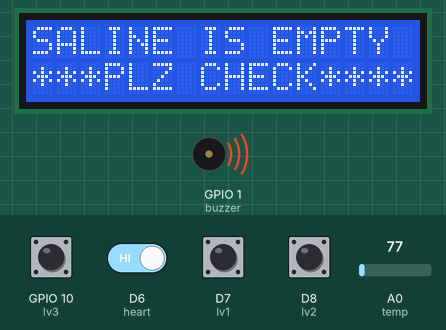
This sketch was run on a simulated ESP8266 (NodeMCU). On the bench: 16×2 character LCD, buzzer (waves = sounding, pin HIGH). The test bench sets the inputs (shaded band); at power-on: D6 (heart), D7 (lv1), D8 (lv2), GPIO 10 (lv3) HIGH, A0 (temp) = 77. WiFi joins after 1.5 s; servers stay silent unless stated; uploads are accepted with an empty reply; random numbers use the default seed unless the sketch sets one; what the sketch prints to the serial monitor is not drawn.

Above: at 5.6 s.
5.7 s: D6 (heart) driven LOW
At 13.2 s:
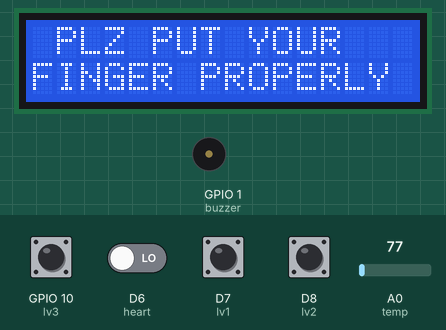
18.6 s: A0 (temp) set to 177
32.3 s: A0 (temp) set to 193
At 45.8 s:
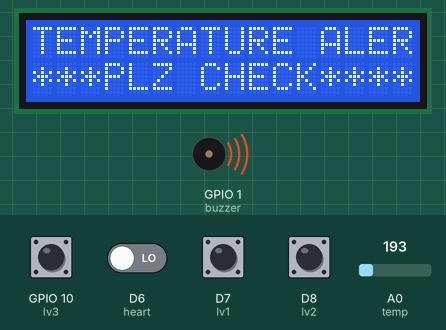
46.1 s: D6 (heart) driven HIGH
At 55.4 s:
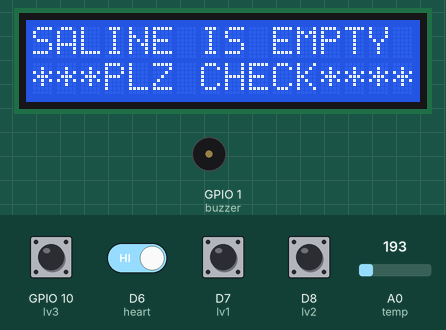
Timing chart, 0 to 55.6 s (numbered marks = the images above; inputs shaded):
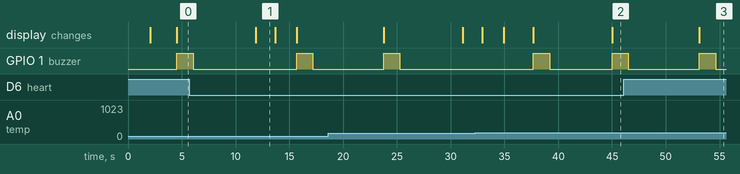

Measured:
- the behaviour switches between 184 and 185 on A0 (temp) (found by bisection; images 1 and 2)
- after the input at 5.7 s, the display: changes after 6.2 s (image 1)
- what the display in image 1 shows lasts 1.8 s, from 11.9 s to 13.7 s

The sketch:

health_monitoring_with_3_levels.ino
```cpp
/*
 * heart patient monitoring system
 *  * hotspot name : project12
 * hotspot possword : project123456
 */

#include <ESP8266WiFi.h>
#include <ESP8266HTTPClient.h>
#include <LiquidCrystal.h>
#include <String.h>


LiquidCrystal lcd (D0,D1,D2,D3,D4,D5);

// WiFi parameters to be configured
const char* ssid = "project12"; // Hoofdlettergevoelig
const char* password = "project123456"; // Hoofdlettergevoelig

String a = "http://sms.scubedigi.com/api.php?username=Mydreamacd&password=Mydre@m123&to=9652490222&from=MYDREM&message=";
String msg = "\0";
String r = "http://projectsiot.xyz/IoTProjects/PatientHealth/upload.php?a=";
String rs = "\0";
#define buzzer 1
#define temp A0
#define heart D6
#define lv1 D7
#define lv2 D8
#define lv3 10

String hbvalue = "\0";

float temp1=0.0;
String gas1 = "\0";
String lv = "\0";
String otp[11] = {"62","72","71","75","97","79","92","79","95","83","99"} ;
unsigned int no = 0;
unsigned hb = 0;
unsigned temp2 = 0;

void beep()
{
   digitalWrite(buzzer, HIGH);
   delay(1500);
    digitalWrite(buzzer, LOW);
    delay(100);
}
void showprojectname ()
{
  lcd.clear();
    lcd.setCursor(0,0);
    lcd.print("PATIENT HEALTH ");
    lcd.setCursor(0,1);
    lcd.print("MONITORING SYSTEM");
  delay(2000);
}

void setup() {
  // put your setup code here, to run once:
Serial.begin(9600);
  lcd.begin(16,2);

 pinMode(temp,INPUT);
pinMode(buzzer,OUTPUT);
 pinMode(lv1,INPUT);
 pinMode(lv2,INPUT);
 pinMode(lv3,INPUT);
 pinMode(heart,INPUT);

showprojectname ();

lcd.clear();
lcd.setCursor(0,0);
        lcd.print("CONNECTING--TO");
        lcd.setCursor( 2,1);
         lcd.print(ssid);
         delay(100);

  Serial.print("Bezig met verbinden");
  WiFi.begin(ssid, password); // Connect to WiFi

  // while wifi not connected yet, print '.'
  // then after it connected, get out of the loop
  while (WiFi.status() != WL_CONNECTED) {
     delay(500);
     Serial.print(".");
  }

  // Verbonden.
  Serial.println("OK!");

  // Access Point (SSID).
  Serial.print("SSID: ");
  Serial.println(WiFi.SSID());

  // IP adres.
  Serial.print("IP: ");
  Serial.println(WiFi.localIP());
Serial.println("state---------------1");
  // Signaalsterkte.
  long rssi = WiFi.RSSI();
  Serial.print("Signaal sterkte (RSSI): ");
  Serial.print(rssi);
  Serial.println(" dBm");
  Serial.println("");

Serial.print("A = "); Serial.println("http://projectsiot.xyz/IoTProjects/PatientHealth/upload.php?a=U&b=86&c=L");
if(WiFi.status()== WL_CONNECTED){ //Check WiFi connection status

    HTTPClient http; //Declare an object of class HTTPClient

  http.begin("http://projectsiot.xyz/IoTProjects/PatientHealth/upload.php?a=U");

int httpCode = http.GET(); //Send the request
    if (httpCode > 0) { //Check the returning code
      String payload = http.getString(); //Get the request response payload
      Serial.println(payload); //Print the response payload
    }
    http.end(); //Close connection

delay(500);
}
/*
Serial.println("sending welcome message............");

 if(WiFi.status()== WL_CONNECTED){ //Check WiFi connection status

    HTTPClient http; //Declare an object of class HTTPClient
 //  http.begin("http://sms.scubedigi.com/api.php?username=Mydreamacd&password=Mydre@m123&to=9652490222&from=MYDREM&message=KIT%20STARTED"); //Specify request destination


int httpCode = http.GET(); //Send the request
    if (httpCode > 0) { //Check the returning code
      String payload = http.getString(); //Get the request response payload
      Serial.println(payload); //Print the response payload
    }
    http.end(); //Close connection

delay(4000);
}
*/
}

void loop() {

 hbvalue = "\0";
 no = random(11);

temp2 = analogRead(temp); //read data from analog pin A1.
float V=temp2*(5/(1023.00)); //conversion of analog voltage to digital voltage.
  temp1=V*100; //temperature in centigrade scale.

temp1 = temp1 - 35;
Serial.print("temperature is = "); Serial.println(temp1);
delay(50);
//Serial.print("button = "); Serial.println(digitalRead(button));

Serial.print("button = "); Serial.println(digitalRead(heart));


Serial.println("lv1="+String(digitalRead(lv1)));
Serial.println("lv2="+String(digitalRead(lv2)));
Serial.println("lv3="+String(digitalRead(lv3)));

if ((digitalRead(lv1)==LOW)&&(digitalRead(lv2)==LOW)&&(digitalRead(lv3)==LOW))
{
  Serial.println("level - 3");
  lv= "3";
}
else if ((digitalRead(lv1)==LOW)&&(digitalRead(lv2)==LOW)&&(digitalRead(lv3)==HIGH))
{
  Serial.println("level - 2");
  lv= "2";
}
else if ((digitalRead(lv1)==LOW)&&(digitalRead(lv2)==HIGH)&&(digitalRead(lv3)==HIGH))
{
  Serial.println("level - 1");
  lv= "1";
}


else if ((digitalRead(lv1)==HIGH)&&(digitalRead(lv2)==HIGH)&&(digitalRead(lv3)==HIGH))
{
  lv = "0";
  Serial.println("level - 0");
  lcd.clear();
    lcd.setCursor(0,0);
    lcd.print("SALINE IS EMPTY     ");
    lcd.setCursor(0,1);
    lcd.print("***PLZ CHECK****");
    beep ();
msg = a + "SALINE%20EMPTY%20PLEASE%20CHECK";
// sendsms ();

rs = r + String(temp1)+"&b="+String(hb)+"&c="+lv;
send2server ();
delay(5000);
}
if(temp1>55)
{
Serial.println("****** temperature alert *********");
lcd.clear();
    lcd.setCursor(0,0);
    lcd.print("TEMPERATURE ALERT");
    lcd.setCursor(0,1);
    lcd.print("***PLZ CHECK****");
    beep ();
msg = a + "TEMPERATURE%20ALERT%20PLEASE%20CHECK";
// sendsms ();

rs = r + String(temp1)+"&b="+String(hb)+"&c="+lv;
send2server ();
delay(5000);

}

if (!(digitalRead(heart)))
{
  lcd.clear();
     lcd.setCursor(0,0);
    lcd.print(" PLZ PUT YOUR  ");
      lcd.setCursor(0,1);
    lcd.print("FINGER PROPERLY");
    delay(1800);
    lcd.clear();
    lcd.setCursor(0,0);
    lcd.print("CALCULATING.....");
  delay(2000);

  hb = otp[no].toInt();
 Serial.print("otp is = "); Serial.println(hb);

  if ((hb>95)||(hb<70))
  {
Serial.println("****** heart alert *********");
    lcd.clear();
  lcd.print("HEART BEAT ALERT");
    lcd.setCursor(0,1);
    lcd.print("HB = ");
    lcd.setCursor(6,1);
    lcd.print(hb);
beep ();

msg = a + "HEART%20BEAT%20ALERT%20PLEASE%20CHECK";
// sendsms ();
rs = r + String(temp1)+"&b="+String(hb)+"&c="+lv;
send2server ();
delay(5000);
}
  else
  {
  hbvalue = "\0";
  lcd.clear();
  lcd.print("HEART BEAT NORMAL");
    lcd.setCursor(0,1);
    lcd.print("H BEAT = ");
    lcd.setCursor(10,1);
    lcd.print(hb);
  delay(2000);

  }

}
if((digitalRead(heart)==HIGH)&&(temp1<55)&&(lv!="0"))
{
    lcd.clear();
    lcd.setCursor(0,0);
    lcd.print("T: ");
    lcd.setCursor(3,0);
    lcd.print(temp1);
    lcd.setCursor(9,0);
    lcd.print("LV: ");
    lcd.setCursor(13,0);
    lcd.print(lv);
    lcd.setCursor(0,1);
    lcd.print("HEARTBEAT NORMAL");
  delay(500);
}

rs = r + String(temp1)+"&b="+String(hb)+"&c="+lv;
send2server ();
}// loop

void send2server ()
{
Serial.print("A = "); Serial.println("http://projectsiot.xyz/IoTProjects/SchoolChildSecurity/childupdate.php?a=U&b=Y");
if(WiFi.status()== WL_CONNECTED){ //Check WiFi connection status

    HTTPClient http; //Declare an object of class HTTPClient
   // http.begin("http://sms.scubedigi.com/api.php?username=Mydreamacd&password=Mydre@m123&to=9063779181&from=MYDREM&message=RJANED;LKSDF"); //Specify request destination

  //http.begin("http://projectsiot.xyz/IoTProjects/SchoolChildSecurity/childupdate.php?a=U&b=Y");
http.begin(rs);

int httpCode = http.GET(); //Send the request
    if (httpCode > 0) { //Check the returning code
      String payload = http.getString(); //Get the request response payload
      Serial.println(payload); //Print the response payload
    }
    http.end(); //Close connection

delay(500);
}


}
/*
void sendsms ()
{
Serial.println("sending welcome message............");

 if(WiFi.status()== WL_CONNECTED){ //Check WiFi connection status

    HTTPClient http; //Declare an object of class HTTPClient
//   http.begin("http://sms.scubedigi.com/api.php?username=Mydreamacd&password=Mydre@m123&to=9652490222&from=MYDREM&message=");
   http.begin(msg);

int httpCode = http.GET(); //Send the request
    if (httpCode > 0) { //Check the returning code
      String payload = http.getString(); //Get the request response payload
      Serial.println(payload); //Print the response payload
    }
    http.end(); //Close connection

delay(500);
}
}
*/
```
